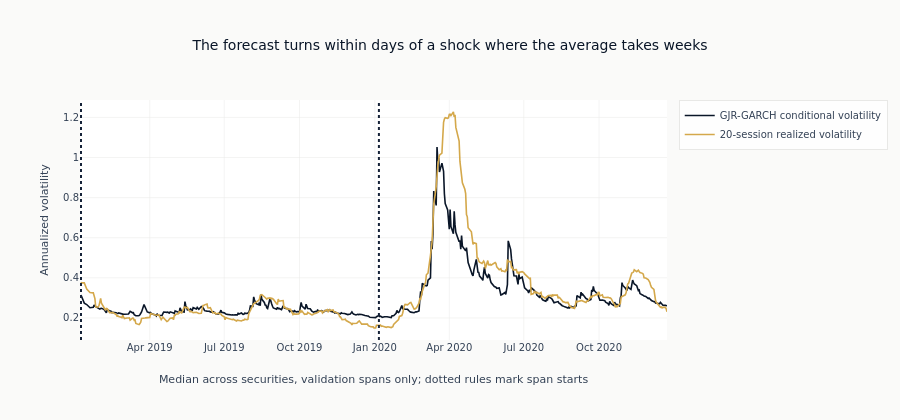

Notebook code for this chart:
### Markdown cell above
### F2. What the model inferred, over the sessions it was run over

The feature itself, drawn against the quantity it is meant to improve on. The line is the median
across securities of the conditional volatility the model reports, and beside it the median of
stage 03's 20-session realized volatility on the same dates. Two restrictions apply and both
matter. Only the **inference** spans are drawn, because the estimation windows are the sessions
the parameters came from and the reader is owed a picture of the feature where it is out of
sample. And only the **development** folds are drawn: the holdout fold's values are in the
artifact because a later stage needs them, and a figure read during development does not get to
look at them.

What to look for is not that the two agree - they are different quantities, one an estimate of
the next session and the other an average over the last twenty - but *when* they part company.
A conditional volatility responds to a shock the session after it, while a twenty-session
average takes a month to absorb it and another month to forget it.

### Code cell
financial = pl.read_parquet(FINANCIAL_PATH).select(
    [*PANEL_KEY, "iv_30_atm", "rv_20", "ivrv_spread"]
)
# The validation spans of the development folds. Nothing about the feature depends on them now;
# they are the dates the downstream models are scored on, so reporting over them is what lets a
# reader line this chart up against those. The holdout is excluded, as it is everywhere in
# development.
inference_only = (
    pl.concat(
        [
            garch.filter(
                (pl.col("timestamp") >= pl.lit(row["infer_start"], dtype=pl.Date))
                & (pl.col("timestamp") <= pl.lit(row["infer_end"], dtype=pl.Date))
            )
            for row in REPORTING_SPANS
        ]
    )
    .unique(subset=[*PANEL_KEY])
    .sort(PANEL_KEY)
)

daily_medians = (
    inference_only.join(financial, on=PANEL_KEY, how="left")
    .group_by("timestamp")
    .agg(
        pl.col("garch_cond_vol").median().alias("conditional"),
        pl.col("rv_20").median().alias("realized"),
    )
    .sort("timestamp")
)

series_colours = ml4t_palette(2, categorical=True)
fig = go.Figure()
for column, name, colour in (
    ("conditional", "GJR-GARCH conditional volatility", series_colours[0]),
    ("realized", "20-session realized volatility", series_colours[1]),
):
    fig.add_scatter(
        x=daily_medians["timestamp"].to_list(),
        y=daily_medians[column].to_list(),
        mode="lines",
        name=name,
        line=dict(color=colour, width=1.6),
    )
for row in REPORTING_SPANS:
    fig.add_vline(x=row["infer_start"].isoformat(), line_dash="dot", line_color=ml4t_palette(3)[2])
fig.update_layout(
    title="The forecast turns within days of a shock where the average takes weeks",
    xaxis_title="Median across securities, validation spans only; dotted rules mark span starts",
    yaxis_title="Annualized volatility",
    height=420,
)
show_plotly_with_alt(
    fig,
    "Two lines of median annualized volatility across securities over the two inference spans, "
    "2019 and 2020, with dotted rules at each validation span start. Through 2019 both run "
    "together between "
    "roughly 0.18 and 0.30. In late February 2020 both climb steeply; the conditional volatility "
    "peaks first, near 1.0, and falls back below 0.4 within about six weeks, while the "
    "twenty-session realized volatility peaks higher, near 1.2, holds that level for several "
    "weeks and then declines in steps through the summer. From July 2020 the realized line stays "
    "above the conditional one for most of the rest of the year, including a separate rise to "
    "about 0.42 in the autumn that the conditional line barely registers.",
)

### Figure 1 — Plotly figure (JSON) as saved in the notebook; plotly's stock layout.template omitted (floating-point values rounded to 4 significant figures; data arrays with more than 128 entries replaced by an {"elided": "..."} marker saying what was removed)
{"data": [{"line": {"color": "#0a1628", "width": 1.6}, "mode": "lines", "name": "GJR-GARCH conditional volatility", "type": "scatter", "x": {"elided": "497 str values"}, "y": {"elided": "497 float values"}}, {"line": {"color": "#D4A84B", "width": 1.6}, "mode": "lines", "name": "20-session realized volatility", "type": "scatter", "x": {"elided": "497 str values"}, "y": {"elided": "497 float values"}}], "layout": {"height": 420, "shapes": [{"line": {"color": "#152238", "dash": "dot"}, "type": "line", "x0": "2019-01-07", "x1": "2019-01-07", "xref": "x", "y0": 0, "y1": 1, "yref": "y domain"}, {"line": {"color": "#152238", "dash": "dot"}, "type": "line", "x0": "2020-01-06", "x1": "2020-01-06", "xref": "x", "y0": 0, "y1": 1, "yref": "y domain"}], "title": {"text": "The forecast turns within days of a shock where the average takes weeks"}, "xaxis": {"title": {"text": "Median across securities, validation spans only; dotted rules mark span starts"}}, "yaxis": {"title": {"text": "Annualized volatility"}}}}
